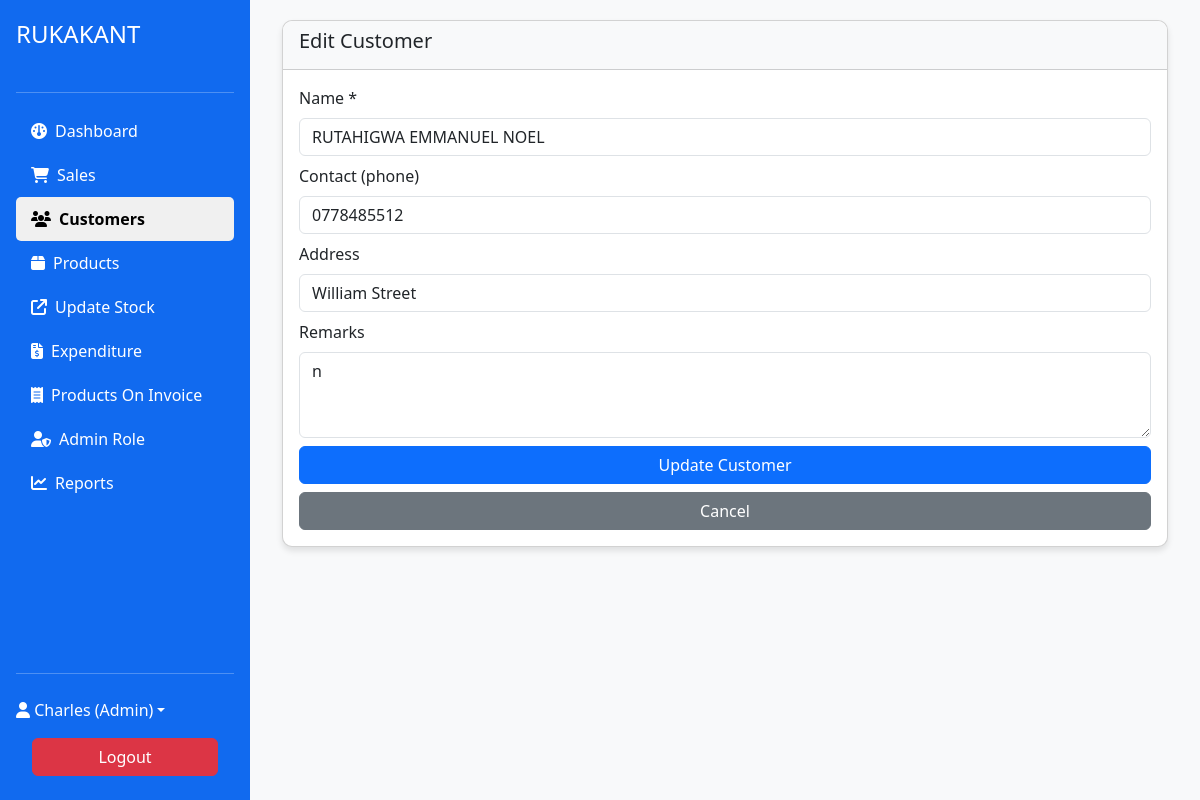
Page /system/customers.php?edit=3 (signed in) on the committed database.
### tables this page shows
CREATE TABLE `customers_pharm` (
  `id` int(11) NOT NULL,
  `name` varchar(200) NOT NULL,
  `contact` varchar(50) DEFAULT NULL,
  `address` varchar(255) DEFAULT NULL,
  `remarks` text DEFAULT NULL,
  `created_at` datetime DEFAULT current_timestamp(),
  `updated_at` datetime DEFAULT NULL ON UPDATE current_timestamp()
);

### includes/db.php (called while the page is built, shortened)
<?php
class Database
{
    private $host = 'localhost';
    private $user = 'root';
    private $pass = '';
    private $dbname = 'hospital_management';
    private $conn;
    public function __construct()
    {
        $this->conn = new mysqli($this->host, $this->user, $this->pass, $this->dbname);
    }
    public function fetchOne($sql, $params = [])
    {
        $stmt = $this->conn->prepare($sql);
        if (!empty($params)) {
            $types = str_repeat('s', count($params));
            $stmt->bind_param($types, ...$params);
        }
        $stmt->execute();
        $result = $stmt->get_result();
        return $result ? $result->fetch_assoc() : null;
    }
    public function fetchAll($sql, $params = [])
    {
        $stmt = $this->conn->prepare($sql);
        $stmt->execute();
        $result = $stmt->get_result();
        return $result ? $result->fetch_all(MYSQLI_ASSOC) : [];
    }
}

### system/customers.php (the view, shortened to what this page needs)
<?php
$edit_customer = null;
require_once __DIR__ . '/../includes/header.php';
if (isset($_GET['edit'])) {
    $edit_customer = $db->fetchOne(
        "SELECT * FROM customers_pharm WHERE id = ?",
        [(int) $_GET['edit']]
    );
}
$search = trim($_GET['search'] ?? '');
$limit  = 15;
$page   = max(1, (int)($_GET['page'] ?? 1));
$offset = ($page - 1) * $limit;
if ($search !== '') {
    $total = (int) ($db->fetchOne(
        "SELECT COUNT(*) AS c FROM customers_pharm WHERE name LIKE CONCAT('%', ?, '%') OR contact LIKE CONCAT('%', ?, '%')",
        [$search, $search]
    )['c'] ?? 0);
    $customers = $db->fetchAll(
        "SELECT * FROM customers_pharm
         WHERE name LIKE CONCAT('%', ?, '%') OR contact LIKE CONCAT('%', ?, '%')
         ORDER BY name ASC LIMIT $limit OFFSET $offset",
        [$search, $search]
    );
} else {
    $customers = $db->fetchAll(
        "SELECT * FROM customers_pharm ORDER BY name ASC LIMIT $limit OFFSET $offset"
    );
}
?>
<div class="container-fluid">
    <div class="row">
        <div class="col-md-12">
            <div class="card mb-4">
                <div class="card-header">
                    <h5><?= $edit_customer ? 'Edit Customer' : 'Add Customer' ?></h5>
                </div>
                <div class="card-body">
                    <form method="POST">
                        <div class="mb-2">
                            <label class="form-label">Name *</label>
                            <input type="text" class="form-control" name="name"
                                   value="<?= htmlspecialchars($edit_customer['name'] ?? '') ?>" required>
                        </div>
                        <div class="mb-2">
                            <label class="form-label">Contact (phone)</label>
                            <input type="text" class="form-control" name="contact"
                                   value="<?= htmlspecialchars($edit_customer['contact'] ?? '') ?>">
                        </div>
                        <div class="mb-2">
                            <label class="form-label">Address</label>
                            <input type="text" class="form-control" name="address"
                                   value="<?= htmlspecialchars($edit_customer['address'] ?? '') ?>">
                        </div>
                        <div class="mb-2">
                            <label class="form-label">Remarks</label>
                            <textarea class="form-control" name="remarks" rows="3"><?= htmlspecialchars($edit_customer['remarks'] ?? '') ?></textarea>
                        </div>
                        <button type="submit" name="save_customer" class="btn btn-primary w-100">
                            <?= $edit_customer ? 'Update Customer' : 'Add Customer' ?>
                        </button>
                        <?php if ($edit_customer): ?>
                            <a href="customers.php" class="btn btn-secondary w-100 mt-2">Cancel</a>
                        <?php endif; ?>
                    </form>
                </div>
            </div>
        </div>
    </div>
</div>
<?php require_once '../includes/footer.php'; ?>

### assets/css/style.css (style rules this page uses)
body { font-family: 'Segoe UI', Tahoma, Geneva, Verdana, sans-serif; background-color: #f8f9fa; }
.card { border-radius: 10px; box-shadow: 0 4px 6px rgba(0, 0, 0, 0.1); margin-bottom: 20px; }
.card-header { border-radius: 10px 10px 0 0 !important; background-color: #f8f9fa; font-weight: 600; }

### includes/header.php (style rules this page uses)
body, html { margin: 0; padding: 0; height: 100%; }

### rows in the picture
customers_pharm: name "RUTAHIGWA EMMANUEL NOEL", contact "0778485512", address "William Street", remarks "n"

### other values in the picture
$_SESSION['full_name'] "Charles"
$_SESSION['role'] "Admin"
